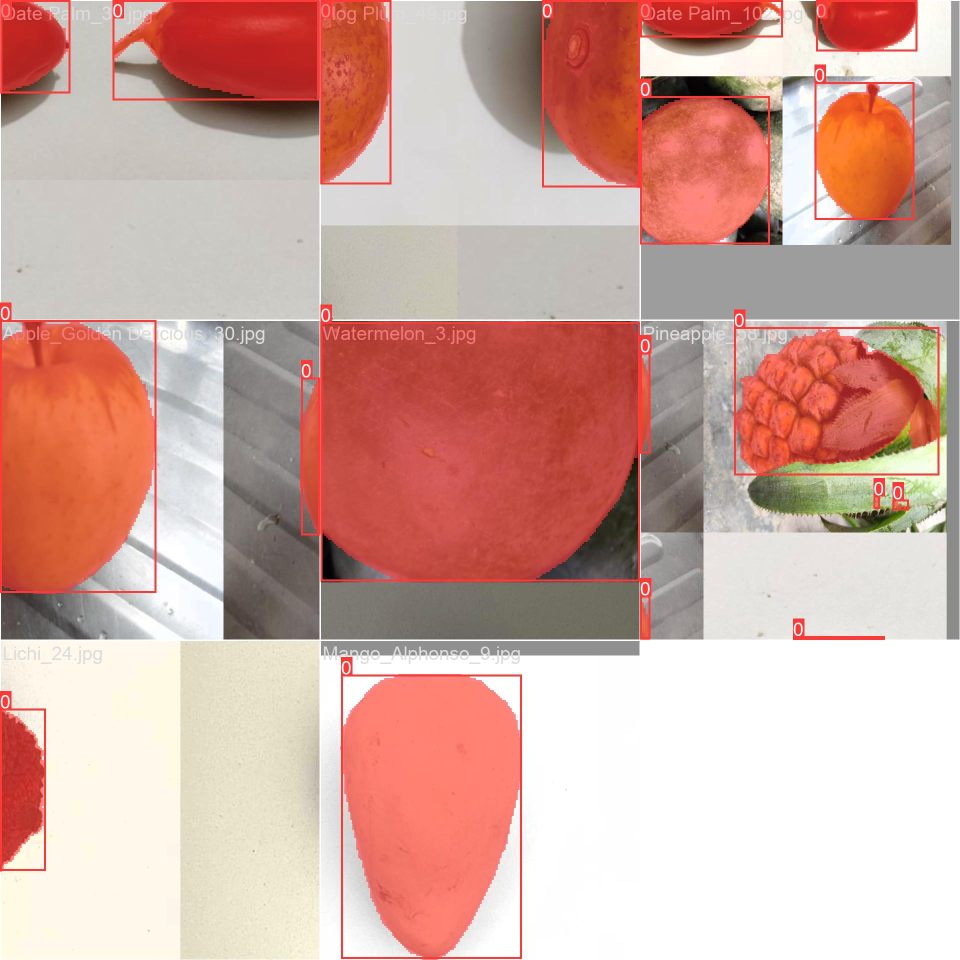
#> input picture scripts/runs/segment/train/train_batch0.jpg, 1920 x 1920 px (shown at 1/2 size)
$ python -i segmentation.py   (imports and definitions only)
#> lines starting #> are read from the running program, lines starting #| are printed output that depends on the picture
import cv2
import numpy as np
from ultralytics import YOLO

# [1 line that did not run here, left out]


# [41 lines left out: function clean_segmentation_mask, not called in this run]


def segment_fruit(
    image_rgb,
    expected_class=None,
    conf=0.20
):
    """
    Run YOLO segmentation and return best mask.
    """

    results = SEG_MODEL.predict(
        image_rgb,
        conf=conf,
        verbose=False
    )

    if not results:
        return None

    r = results[0]

    if r.masks is None:
        return None

    best = None
    best_area = 0
    best_confidence = 0.0
    best_class_name = None

    names = r.names

    for i, mask_tensor in enumerate(r.masks.data):
        cls_id = int(r.boxes.cls[i])
        cls_name = names[cls_id]
        confidence = float(r.boxes.conf[i])

        if expected_class and cls_name != expected_class:
            continue

        mask = mask_tensor.cpu().numpy()
        area = mask.sum()

        if area > best_area:
            best_area = area
            best = mask
            best_confidence = confidence
            best_class_name = cls_name

    if best is None:
        return None

    mask = (best * 255).astype(np.uint8)

    mask = cv2.resize(
        mask,
        (image_rgb.shape[1], image_rgb.shape[0]),
        interpolation=cv2.INTER_NEAREST
    )

    mask = clean_segmentation_mask(mask)
    return {
        "mask": mask,
        "confidence": best_confidence,
        "detected_class": best_class_name,
        "class_name": best_class_name,
    }


# [27 lines left out: function crop_to_mask, not called in this run]

>>> import cv2
>>> picture = cv2.imread('../scripts/runs/segment/train/train_batch0.jpg', cv2.IMREAD_GRAYSCALE)
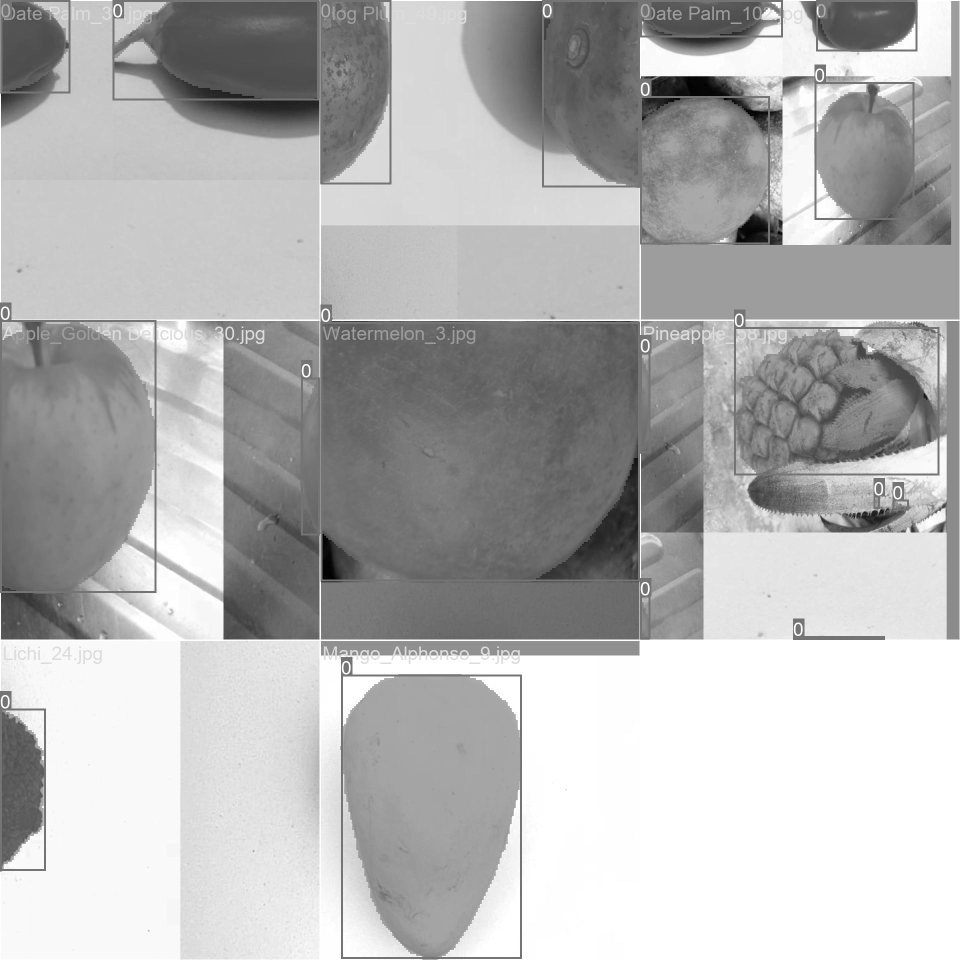
#> picture: shape (1920, 1920) (shown at 1/2 size); min 0, max 255, mean 179.8
>>> result = segment_fruit(picture)
#> (the run stopped early here; a loop or call above may not have finished)

$ run again, on scripts/runs/segment/train/train_batch1.jpg
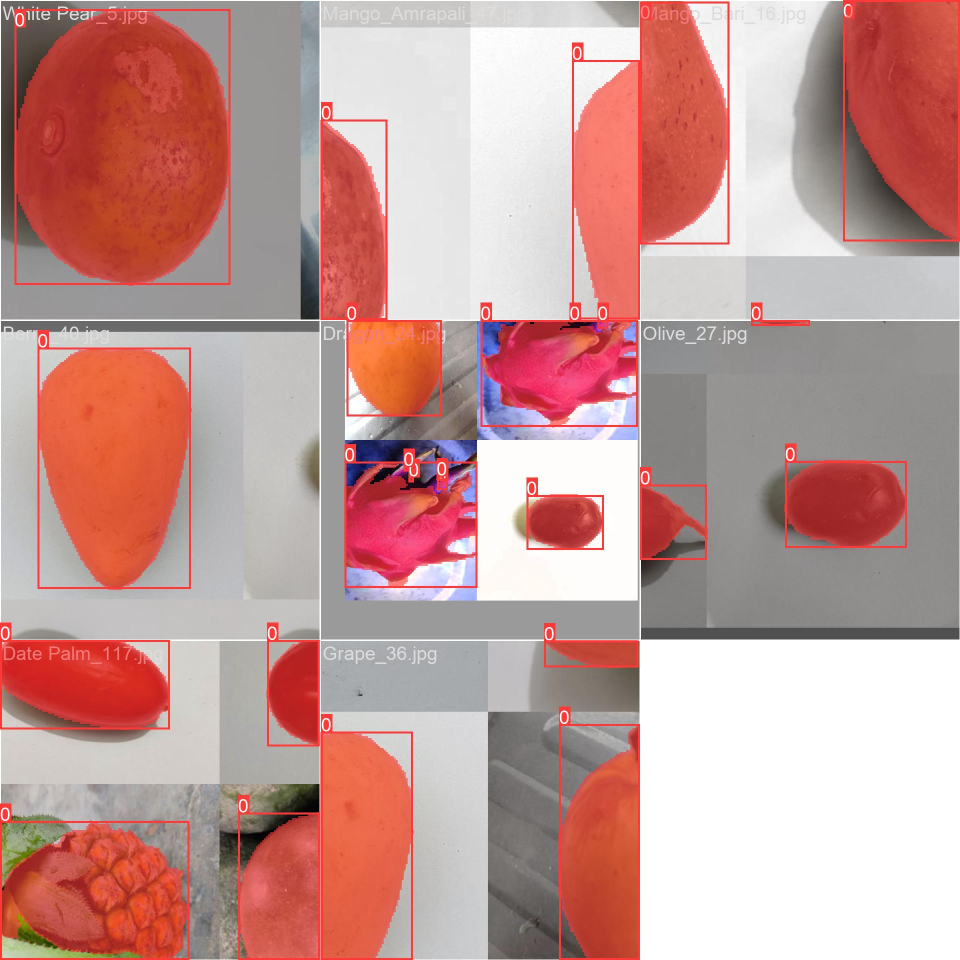
#> input picture scripts/runs/segment/train/train_batch1.jpg, 1920 x 1920 px (shown at 1/2 size)
#> `picture = cv2.imread('../scripts/runs/segment/train/train_batch0.jpg',..`:
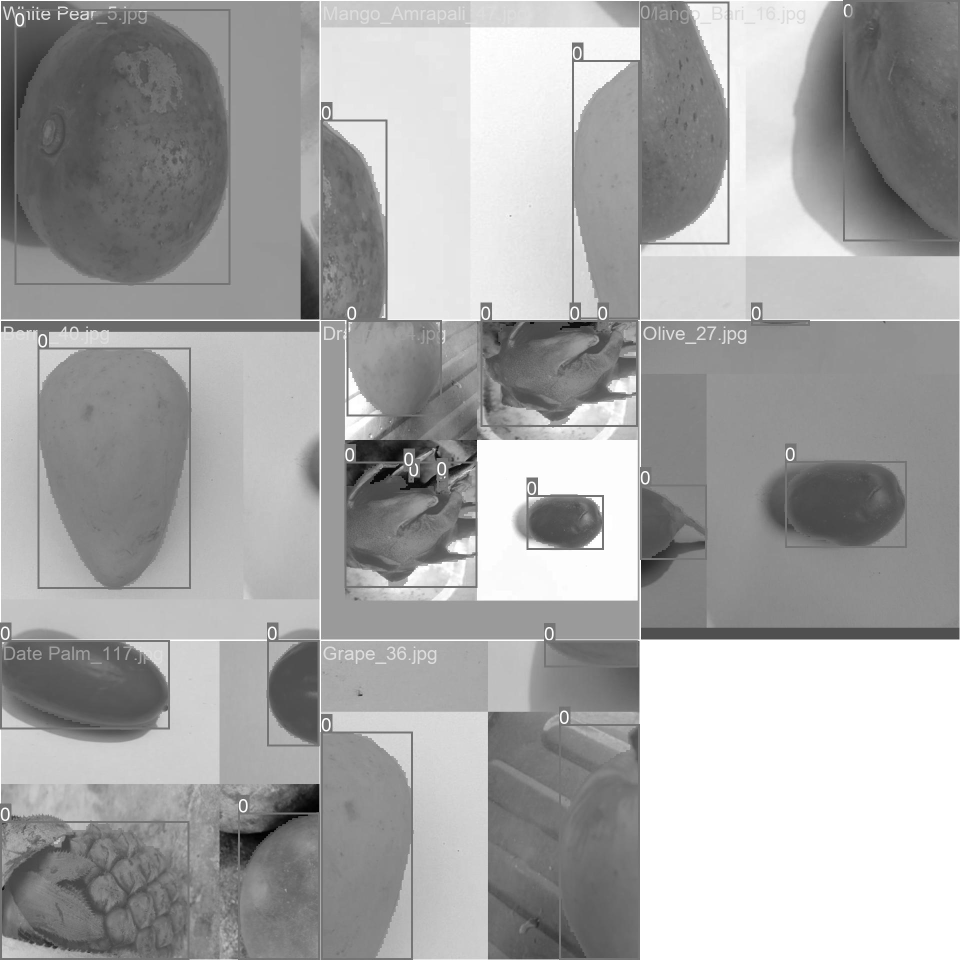
#> picture: shape (1920, 1920) (shown at 1/2 size); min 0, max 255, mean 165.8

$ run again, on scripts/runs/segment/train/train_batch2.jpg
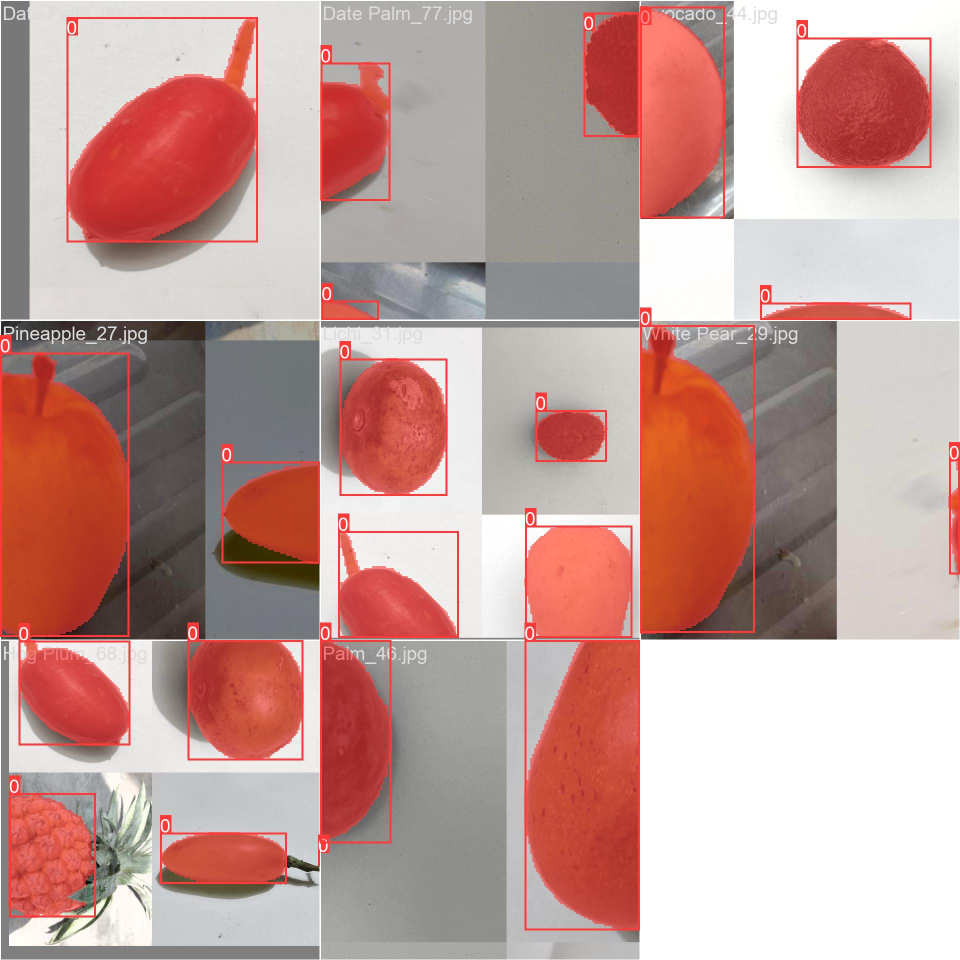
#> input picture scripts/runs/segment/train/train_batch2.jpg, 1920 x 1920 px (shown at 1/2 size)
#> `picture = cv2.imread('../scripts/runs/segment/train/train_batch0.jpg',..`:
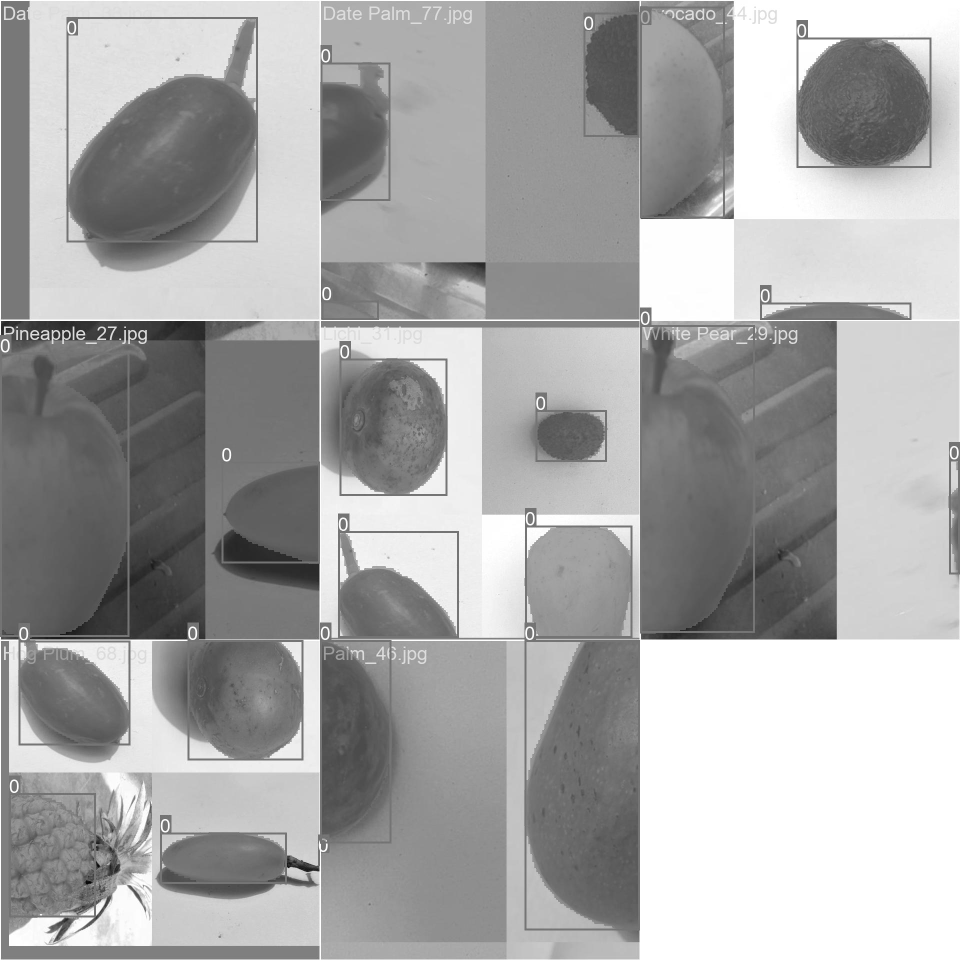
#> picture: shape (1920, 1920) (shown at 1/2 size); min 0, max 255, mean 167.3
